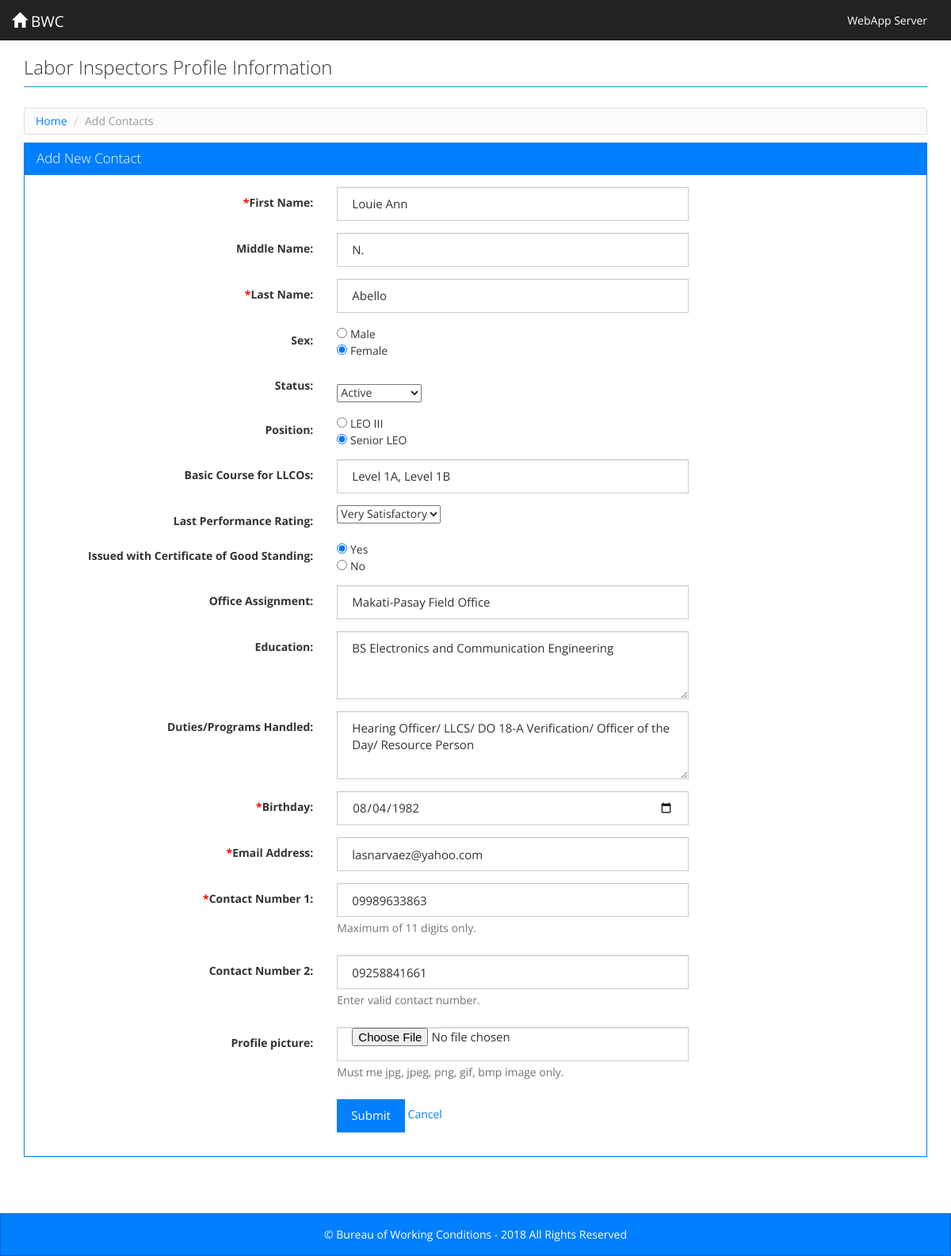
The app's page /llcoprofile/contacts_ncr.admin.php?cid=1 with its own data.
### tables this page shows
CREATE TABLE `tbl_contacts` (
  `contact_id` int(11) NOT NULL,
  `user_id` int(11) DEFAULT '0',
  `first_name` varchar(255) NOT NULL,
  `middle_name` varchar(255) NOT NULL,
  `last_name` varchar(255) NOT NULL,
  `sex` varchar(10) NOT NULL,
  `position` varchar(255) NOT NULL,
  `course` varchar(30) NOT NULL,
  `rating` varchar(30) NOT NULL,
  `cert` varchar(5) NOT NULL,
  `region` varchar(255) NOT NULL,
  `office_assgn` varchar(255) NOT NULL,
  `profession` text NOT NULL,
  `duties` text NOT NULL,
  `contact_no1` varchar(255) NOT NULL,
  `contact_no2` varchar(255) DEFAULT NULL,
  `email_address` varchar(255) NOT NULL,
  `status` varchar(50) NOT NULL COMMENT 'Status',
  `birthday` date NOT NULL,
  `profile_pic` varchar(255) DEFAULT NULL,
  `username` varchar(20) NOT NULL,
  `password` varchar(10) NOT NULL
);

### llcoprofile/contacts_ncr.admin.php (the view, shortened to what this page needs)
<?php
require_once './config.php';
include './header.php';
try {
   $sql = "SELECT * FROM tbl_contacts WHERE 1 AND contact_id = :cid";
   $stmt = $DB->prepare($sql);
   $stmt->bindValue(":cid", intval($_GET["cid"]));
   $stmt->execute();
   $results = $stmt->fetchAll();
} catch (Exception $ex) {
  echo $ex->getMessage();
}
?>
<div class="row">
  <ul class="breadcrumb">
      <li><a href="index_ncr.admin.php">Home</a></li>
      <li class="active"><?php echo ($_GET["m"] == "update") ? "Edit" : "Add"; ?> Contacts</li>
    </ul>
</div>
  <div class="row">
    <div class="panel panel-primary">
      <div class="panel-heading">
        <h3 class="panel-title"><?php echo ($_GET["m"] == "update") ? "Edit" : "Add"; ?> New Contact</h3>
      </div>
      <div class="panel-body">
        <form class="form-horizontal" name="contact_form" id="contact_form" enctype="multipart/form-data" method="post" action="process_form.ncr.admin.php">
          <fieldset>
			<div class="form-group">
              <label class="col-lg-4 control-label" for="first_name"><span class="required">*</span>First Name:</label>
              <div class="col-lg-5">
                <input type="text" value="<?php echo $results[0]["first_name"] ?>" placeholder="First Name" id="first_name" class="form-control" name="first_name"><span id="first_name_err" class="error"></span>
              </div>
            </div>
            <div class="form-group">
              <label class="col-lg-4 control-label" for="middle_name">Middle Name:</label>
              <div class="col-lg-5">
                <input type="text" value="<?php echo $results[0]["middle_name"] ?>" placeholder="Middle Name" id="middle_name" class="form-control" name="middle_name">
              </div>
            </div>
            <div class="form-group">
              <label class="col-lg-4 control-label" for="last_name"><span class="required">*</span>Last Name:</label>
              <div class="col-lg-5">
                <input type="text" value="<?php echo $results[0]["last_name"] ?>" placeholder="Last Name" id="last_name" class="form-control" name="last_name"><span id="last_name_err" class="error"></span>
              </div>
            </div>
			<div class="form-group">
              <label class="col-lg-4 control-label" for="sex">Sex:</label>
              <div class="col-lg-5"><td><input type="radio" name="sex" value = "M" <?php if ($results[0]["sex"] == "M") {echo "checked";} ?>/>                Male </div>
			  <div class="col-lg-5"><td><input type="radio" name="sex" value = "F" <?php if ($results[0]["sex"] == "F") {echo "checked";} ?>/>                Female</div>
			</div>
			<div class="form-group">
              <label class="col-lg-4 control-label" for="status">Status:</label>
			  <br>
				<div class="col-lg-5">
					<select name="status">
						<option <?php if($results[0]['status']=="Active"){echo "selected";}?>>Active</option>
					</select>
				</div>
			</div>
			<div class="form-group">
              <label class="col-lg-4 control-label" for="position">Position:</label>
              <div class="col-lg-5"><td><input type="radio" name="position" value = "LEO III" <?php if ($results[0]["position"] == "LEO III") {echo "checked";} ?>/>                    LEO III</div>
			  <div class="col-lg-5"><td><input type="radio" name="position" value = "Senior LEO" <?php if ($results[0]["position"] == "Senior LEO") {echo "checked";} ?>/>              Senior LEO</div>
			</div>
			<div class="form-group">
              <label class="col-lg-4 control-label" for="course">Basic Course for LLCOs:</label>
              <div class="col-lg-5">
				<input type="text" value="<?php echo $results[0]["course"] ?>" placeholder="Level 1A and/or Level 1B" id="course" class="form-control" name="course"><span id="course_err" class="error"></span>
              </div>
            </div>
			<div class="form-group">
              <label class="col-lg-4 control-label" for="rating">Last Performance Rating:</label>
				<div class="col-lg-5">
					<select name="rating">
						<option <?php if($results[0]['rating']=="Very Satisfactory"){echo "selected";}?>>Very Satisfactory</option>
					</select>
				</div>
			</div>
			<div class="form-group">
              <label class="col-lg-4 control-label" for="cert">Issued with Certificate of Good Standing:</label>
              <div class="col-lg-5"><td><input type="radio" name="cert" value = "Yes" <?php if ($results[0]["cert"] == "Yes") {echo "checked";} ?>/>                    Yes</div>
			  <div class="col-lg-5"><td><input type="radio" name="cert" value = "No" <?php if ($results[0]["cert"] == "No") {echo "checked";} ?>/>              	No</div>
			</div>
			<div class="form-group">
              <label class="col-lg-4 control-label" for="office_assgn">Office Assignment:</label>
              <div class="col-lg-5">
                <input type="text" value="<?php echo $results[0]["office_assgn"] ?>" placeholder="Office Assignment" id="office_assgn" class="form-control" name="office_assgn"><span id="office_assgn_err" class="error"></span>
              </div>
            </div>
			<div class="form-group">
              <label class="col-lg-4 control-label" for="profession">Education:</label>
              <div class="col-lg-5">
			  <textarea id="profession" name="profession" rows="3" class="form-control" placeholder="Profession"><?php echo $results[0]["profession"] ?></textarea>
              </div>
            </div>
			<div class="form-group">
              <label class="col-lg-4 control-label" for="duties">Duties/Programs Handled:</label>
              <div class="col-lg-5">
			  <textarea id="duties" name="duties" rows="3" class="form-control" placeholder="Duties"><?php echo $results[0]["duties"] ?></textarea>
              </div>
            </div>
			<div class="form-group">
              <label class="col-lg-4 control-label" for="birthday"><span class="required">*</span>Birthday:</label>
              <div class="col-lg-5">
                <input type="date" value="<?php echo $results[0]["birthday"] ?>" placeholder="Birthday" id="birthday" class="form-control" name="birthday"><span id="birthday_err" class="error"></span>
              </div>
            </div>
            <div class="form-group">
              <label class="col-lg-4 control-label" for="email_id"><span class="required">*</span>Email Address:</label>
              <div class="col-lg-5">
                <input type="text" value="<?php echo $results[0]["email_address"] ?>" placeholder="Email Address" id="email_id" class="form-control" name="email_id"><span id="email_id_err" class="error"></span>
              </div>
            </div>
            <div class="form-group">
              <label class="col-lg-4 control-label" for="contact_no1"><span class="required">*</span>Contact Number 1:</label>
              <div class="col-lg-5">
                <input type="text" value="<?php echo $results[0]["contact_no1"] ?>" placeholder="Contact Number" id="contact_no1" class="form-control" name="contact_no1"><span id="contact_no1_err" class="error"></span>
				<span class="help-block">Maximum of 11 digits only.</span>
              </div>
            </div>
            <div class="form-group">
              <label class="col-lg-4 control-label" for="contact_no2">Contact Number 2:</label>
              <div class="col-lg-5">
                <input type="text" value="<?php echo $results[0]["contact_no2"] ?>" placeholder="Contact Number" id="contact_no2" class="form-control" name="contact_no2"><span id="contact_no2_err" class="error"></span>
                <span class="help-block">Enter valid contact number.</span>
              </div>
            </div>
            <div class="form-group">
              <label class="col-lg-4 control-label" for="profile_pic">Profile picture:</label>
              <div class="col-lg-5">
                <input type="file"  id="profile_pic" class="form-control file" name="profile_pic"><span id="profile_pic_err" class="error"></span>
                <span class="help-block">Must me jpg, jpeg, png, gif, bmp image only.</span>
              </div>
            </div>
            <div class="form-group">
              <div class="col-lg-5 col-lg-offset-4">
                <button class="btn btn-primary" type="submit">Submit</button>
				<a href="index_ncr.admin.php">Cancel</a>
              </div>
            </div>
          </fieldset>
        </form>
      </div>
    </div>
  </div>
<?php
include './footer.php';
?>

### llcoprofile/style.css (style rules this page uses)
html, body { height: 100%; }
body { font-size: 14px; line-height: 18px; }
.mainbody .row { margin: 0px; }
.panel-body { width: 100%; margin: 0 auto; }
.breadcrumb { background-color: #FBFBFB; background-image: -moz-linear-gradient(center top , #FFFFFF, #F5F5F5); background-repeat: repeat-x; border: 1px solid #DDDDDD; border-radius: 3px; box-shadow: 0 1px 0 #FFFFFF inset; list-style: none outside none; margin: 5px 0 10px 0; padding: 7px 14px; }
.breadcrumb li { display: inline-block; text-shadow: 0 1px 0 #FFFFFF; }
.required { color: #f00; }
.file { padding: 0 18px; }

### records on screen
tbl_contacts: first_name "Louie Ann", middle_name "N.", last_name "Abello", sex "☑", status "Active", position "☑", course "Level 1A, Level 1B", rating "Very Satisfactory", cert "☑", office_assgn "Makati-Pasay Field Office", profession "BS Electronics and Communication Engineering", duties "Hearing Officer/ LLCS/ DO 18-A Verification/ Officer of the Day/ Resource Person", birthday "08/04/1982", email_id "lasnarvaez@yahoo.com", contact_no1 "09989633863", contact_no2 "09258841661"
